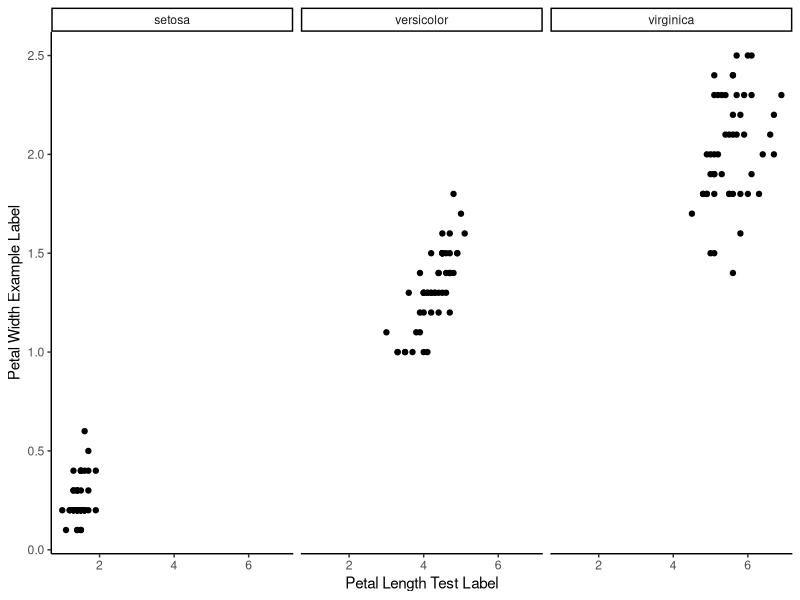

Here is the R script that generated this plot:
## ---- chunk 1
knitr::opts_chunk$set(echo = TRUE)
## ---- chunk 2
library(tidyverse)

petal_scat <- ggplot(iris, aes(x = Petal.Length, y = Petal.Width)) +
  geom_point() +
  theme_classic() +
  labs(x = "Petal Length Test Label", y = "Petal Width Example Label") +
  facet_wrap(~Species)

petal_scat
